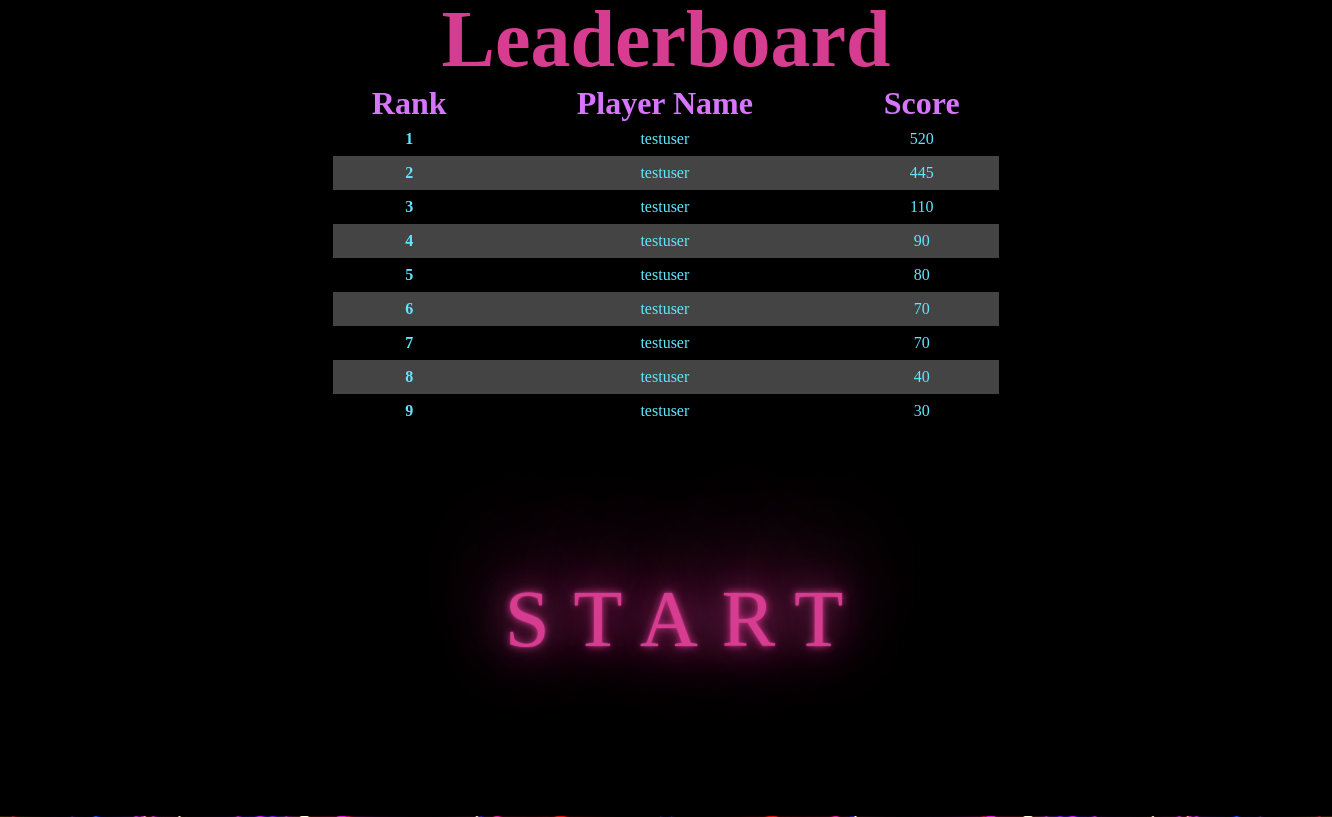
/game (signed in), run on an earlier commit of the app's database.
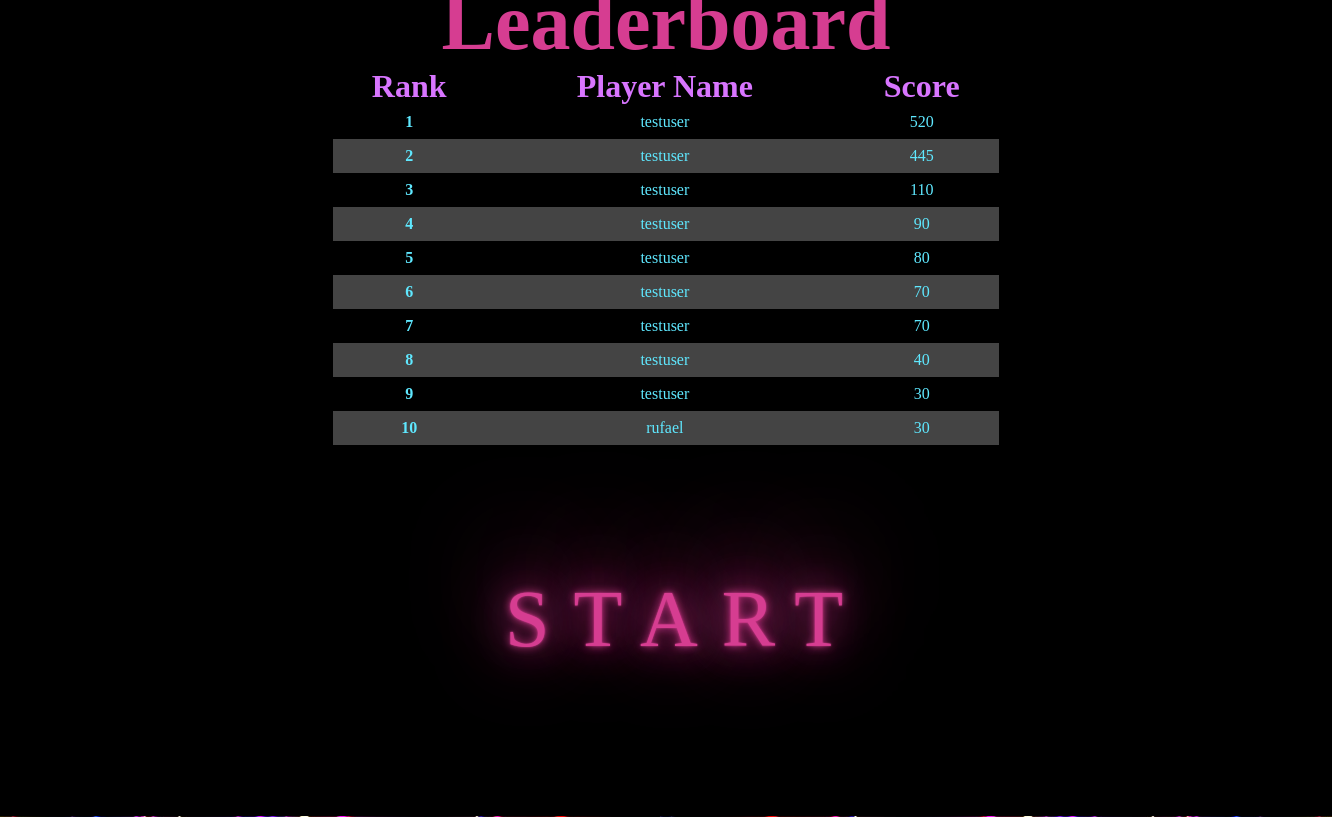
And on a later commit of the database.
### app.py (models this page shows)
class User(db.Model, UserMixin):
    id = db.Column(db.Integer, primary_key=True, autoincrement=True)
    username = db.Column(db.String(80), unique=True, nullable=False)
    password = db.Column(db.String(120), nullable=False)
    high_score = db.Column(db.Integer, nullable=True, default=0)

class Game(db.Model, UserMixin):
    id = db.Column(db.Integer, primary_key=True)
    score = db.Column(db.Integer, nullable=False)
    user_id = db.Column(db.Integer, db.ForeignKey('user.id'), nullable=False)
    level = db.Column(db.Integer, nullable=False, default=1)

### app.py (the view)
@app.route('/game')
@login_required
def game():
    games = Game.query.order_by(Game.score.desc()).limit(10).all()
    leaderboard = []
    for game in games:
        user = User.query.filter_by(id=game.user_id).first()
        leaderboard.append({'username': user.username, 'score': game.score})
    return render_template('index.html',guest=False, leaderboard=leaderboard)

### app.py (called while the page is built)
@login_manager.user_loader
def load_user(user_id):
    return User.query.get(int(user_id))

### templates/index.html (shortened to what this page needs)
<!DOCTYPE html>
<html lang="en">
<head>
    <link rel="stylesheet" href="{{url_for('static', filename = 'css/style.css')}}">
</head>
<body>
        <div id="welcomeScreen">
            <div class="leaderboard">
                <h1>Leaderboard</h1>
                <table>
                    <thead>
                        <tr>
                            <th>Rank</th>
                            <th>Player Name</th>
                            <th>Score</th>
                        </tr>
                    </thead>
                    <tbody>
                        {% for player in leaderboard %}
                        <tr>
                            <td>{{loop.index}}</td>
                            <td>{{player.username}}</td>
                            <td>{{player.score}}</td>
                        </tr>
                        {% endfor %}
                    </tbody>
                </table>
            </div>
            <div>
                <button type="button" id="startGame">START</button>
            </div>
        </div>
    <main>
        <header>
            <div class="logo"><b>b<span>ri</span>ck<span>br</span><span>e</span><span>a</span><span>k</span>er</b></div>
        </header>
        <div>
            <aside id="leftAside">
                <button class="neon-button" type="button" id="restart">RESTART</button>
                <button class="neon-button" type="button" id="pause">PAUSE</button>
                <div class="lives">
                    <h2>LIFE</h2>
                    <div id="hearts">
                        <p class="life"></p>
                        <p class="life"></p>
                        <p class="life"></p>
                    </div>
                </div>
                <div></div>
            </aside>
            <aside id="rightAside">
                <label for="level_img" id="level_label">LEVEL</label>
                <label for="score" id="score_label">SCORE</label>
            </aside>
        </div>
        <div id="next">
        </div>
    </main>
</body>
</html>

### static/css/style.css (style rules this page uses)
* { box-sizing: border-box; padding: 0%; margin: 0%; }
body { background-image: url("../images/bk.jpg"); background-size: cover; background-repeat: no-repeat; background-position: center; overflow: hidden; }
#welcomeScreen { z-index: 5; width: 100%; height: 100%; position: absolute; display: flex; flex-direction: column; align-items: center; top: -1.1%; left: 0; background-color: black; }
#welcomeScreen div { width: 50%; height: 50%; display: flex; flex-direction: column; }
#welcomeScreen button { cursor: pointer; background-color: transparent; border: none; color: #d63d91; font-size: 5rem; font-family: moon; letter-spacing: 1.5rem; margin-left: 2.5rem; text-shadow: 0 -40px 100px, 0 0 2px, 0 0 1em #d63d91, 0 0 0.5em #d63d91, 0 0 0.1em #d63d91, 0 10px 3px #000; }
#welcomeScreen .leaderboard { background-color: transparent; text-align: center; }
#welcomeScreen .leaderboard h1 { margin: 0; color: #d63d91; font-size: 5rem; font-family: moon; }
#welcomeScreen .leaderboard table { width: 100%; border-collapse: collapse; border: 0; border-spacing: 0; color: #5fe8ff; font-family: moon; }
#welcomeScreen .leaderboard th { background-color: transparent; color: var(--clr-neon); font-size: 2rem; font-family: moon; border: 0; }
#welcomeScreen .leaderboard td { padding: 8px; border: 0; }
#welcomeScreen .leaderboard tr:nth-child(even) { background-color: #444; }
#welcomeScreen .leaderboard td { text-align: center; }
#welcomeScreen .leaderboard td:first-child { font-weight: bold; }
main { display: flex; flex-direction: column; align-items: center; }
.logo { text-align: center; width: 65%; height: 170px; margin: auto; user-select: none; }
.logo b { font: 400 15vh "Vibur"; font-family: moon; color: #fee; text-shadow: 0 -40px 100px, 0 0 2px, 0 0 1em #ff4444, 0 0 0.5em #ff4444, 0 0 0.1em #ff4444, 0 10px 3px #000; }
.logo b span { animation: blink linear infinite 2s; }
.logo b span:nth-of-type(2) { animation: blink linear infinite 3s; }
div { margin-top: 0.6%; flex: 10; display: flex; align-items: stretch; justify-content: center; }
aside { display: flex; width: 219px; background: rgba(0, 0, 0, 0.8); flex-direction: column; padding: 18px; }
aside * { font-family: "Exo 2"; }
:root { --clr-neon: #d875ff; --clr-bg: #a03b87; }
.neon-button { font-size: 2rem; display: inline-block; cursor: pointer; text-decoration: none; color: var(--clr-neon); border: var(--clr-neon) 5px solid; padding: 10px 5px; border-radius: 0.25em; background-color: transparent; text-shadow: 0 0 0.125em hsl(0 0% 100% / 0.3), 0 0 0.45em currentColor; box-shadow: inset 0 0 0.5em 0 var(--clr-neon), 0 0 0.5em 0 var(--clr-neon); position: relative; }
.lives { font-size: 1.5rem; display: flex; flex-direction: row; align-items: baseline; }
#leftAside > button, #leftAside > .lives { margin: 2rem 0rem; }
.lives h2 { color: #fcb005; margin-right: 5px; }
#hearts .life { font-size: 1.5rem; color: #ff6c17; margin-left: 10px; }
#rightAside { display: flex; flex-direction: column; align-items: center; justify-content: center; }
#rightAside * { margin: 0rem 0rem 4rem 0rem; }
#score_label { font-size: 3rem; color: #fcb005; font-weight: 900; }
#level_label { font-size: 3rem; color: #fcb005; font-weight: 900; }

What changed in the data, as far as the page shows it:
added User: username "rufael", score "30"
